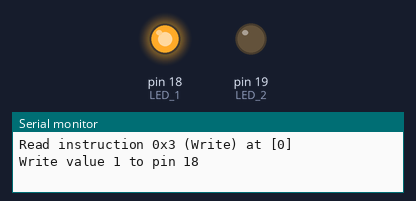
Bench run of a program on a simulated Arduino Uno, built for the host (arithmetic inside an expression is 32-bit, double 64-bit). On the bench: output pins drawn as LEDs (lit = HIGH), the last lines printed to the serial monitor.

Above: at 0.4 s.
At 2.6 s:
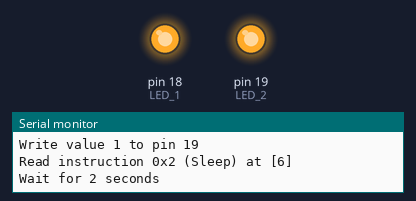
At 4.8 s:
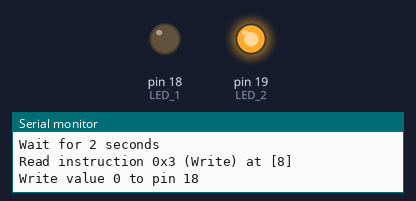
At 7.4 s:
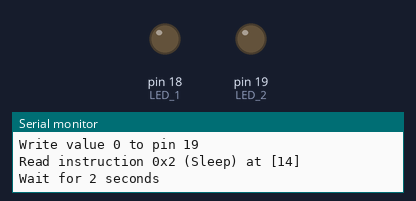
Timing chart, 0 to 12.5 s (numbered marks = the images above):
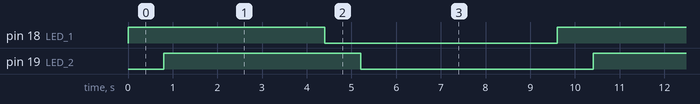

The program:

main.cpp
```cpp
#include <Arduino.h>
#include <map>
#include <stdarg.h>
#include <string>

#define LED_1 18
#define LED_2 19

#define SERIAL_PRINTF_MAX_BUFF 256
#define EXECUTION_DELAY 800

// Instructions
#define EXT 0x01
#define SLP 0x02 // 1 arg: time in seconds
#define WRT 0x03 // 2 args: PIN id, output state

byte memory[256] = {0};
byte counter = 0;
std::map<byte, std::string> inst_names;

// source:
// https://medium.com/@kslooi/print-formatted-data-in-arduino-serial-aaea9ca840e3
void serialPrintf(const char *fmt, ...) {
  /* Buffer for storing the formatted data */
  char buff[SERIAL_PRINTF_MAX_BUFF];
  /* pointer to the variable arguments list */
  va_list pargs;
  /* Initialise pargs to point to the first optional argument */
  va_start(pargs, fmt);
  /* create the formatted data and store in buff */
  vsnprintf(buff, SERIAL_PRINTF_MAX_BUFF, fmt, pargs);
  va_end(pargs);
  Serial.print(buff);
}

void runInstruction() {
  byte instruction = memory[counter];
  serialPrintf("Read instruction %#x (%s) at [%d]\n", instruction,
               inst_names[instruction].c_str(), counter);

  switch (instruction) {
  case SLP: {
    byte seconds = memory[counter + 1];
    counter += 2;
    serialPrintf("Wait for %d seconds\n", seconds);
    delay(seconds * 1000);
    return;
  }
  case WRT: {
    byte pin = memory[counter + 1];
    byte state = memory[counter + 2];
    counter += 3;
    serialPrintf("Write value %d to pin %d\n", state, pin);
    digitalWrite(pin, state);
    return;
  }
  case EXT:
  default: {
    counter = 0;
    serialPrintf("Exit flag\n");
    return;
  }
  }
}

void setup() {
  // put your setup code here, to run once:
  pinMode(LED_1, OUTPUT);
  pinMode(LED_2, OUTPUT);
  Serial.begin(9600);

  inst_names.insert(std::make_pair(EXT, "Exit"));
  inst_names.insert(std::make_pair(SLP, "Sleep"));
  inst_names.insert(std::make_pair(WRT, "Write"));

  // example code
  byte c = 0;
  memory[c++] = WRT;
  memory[c++] = LED_1;
  memory[c++] = HIGH;
  memory[c++] = WRT;
  memory[c++] = LED_2;
  memory[c++] = HIGH;
  memory[c++] = SLP;
  memory[c++] = 0x02;
  memory[c++] = WRT;
  memory[c++] = LED_1;
  memory[c++] = LOW;
  memory[c++] = WRT;
  memory[c++] = LED_2;
  memory[c++] = LOW;
  memory[c++] = SLP;
  memory[c++] = 0x02;
  memory[c++] = EXT;

  counter = 0;
}

void loop() {
  // put your main code here, to run repeatedly:
  runInstruction();

  if (EXECUTION_DELAY)
    delay(EXECUTION_DELAY);
}
```

Measured:
- by itself, pin 18 (LED_1), pin 19 (LED_2): alternates HIGH for 4.4 s and LOW for 5.2 s
- by itself, everything shown: repeats every 9.6 s, in 4 steps
